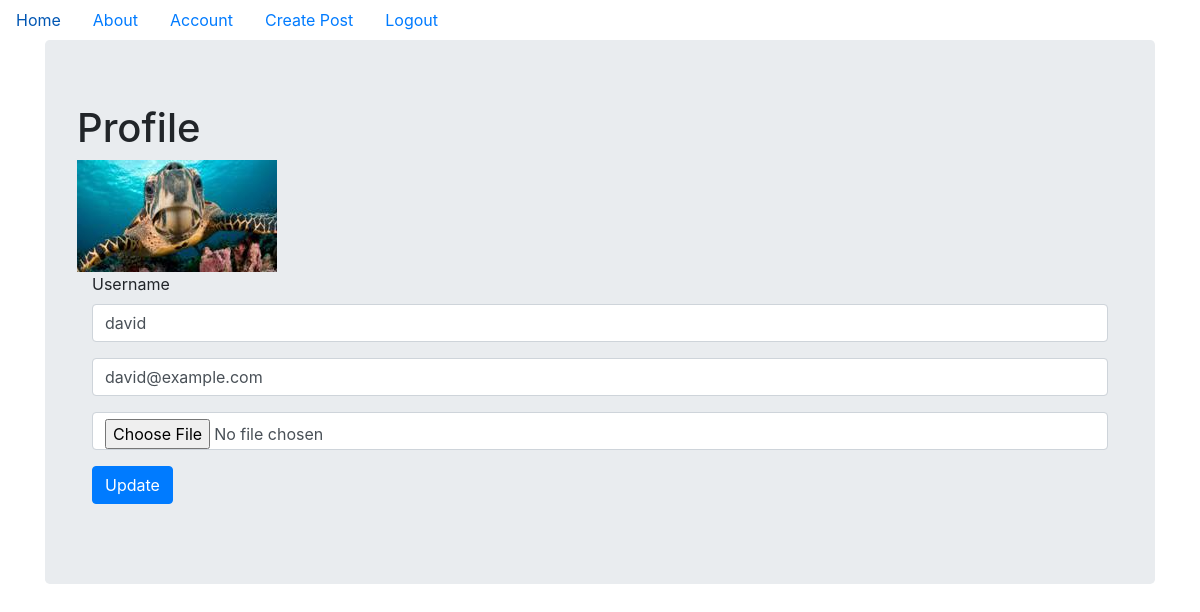
/account (signed in), run on the app's committed database.
### puppycompanyblog/models.py (models this page shows, shortened)
class User(db.Model, UserMixin):
    __tablename__ = "users"
    id = db.Column(db.Integer, primary_key=True)
    profile_image = db.Column(db.String(100), nullable=False, default="default_profile.png")
    email = db.Column(db.String(100), unique=True, index=True)
    username = db.Column(db.String(100), unique=True, index=True)
    password_hash = db.Column(db.String(1024))
    posts = db.relationship("BlogPost", backref="author", lazy=True)

### puppycompanyblog/users/views.py (the view, shortened to what this page needs)
@users.route("/account", methods=["GET", "POST"])
@login_required
def account():
    form = UpdateUserForm()
    form.username.data = current_user.username
    form.email.data = current_user.email
    profile_image = url_for("static", filename="profile_images/" + current_user.profile_image)
    return render_template("account.html", profile_image=profile_image, form=form)

### puppycompanyblog/users/forms.py
class UpdateUserForm(FlaskForm):
    email = StringField("Email", validators=[DataRequired(), Email()])
    username = StringField("Username", validators=[DataRequired()])
    profile_image = FileField("Profile image", validators=[FileAllowed(["jpg", "jpeg", "png", "bmp", "gif", "tif", "tiff"])])
    submit = SubmitField("Update")

### puppycompanyblog/models.py (called while the page is built)
@login_manager.user_loader
def load_user(user_id):
    return User.query.get(user_id)

### puppycompanyblog/templates/account.html (shortened to what this page needs)
{% extends "base.html" %}
{% block content %}
<div class="jumbotron">
    <div>
        <h1>Profile</h1>
        <img src="{{ url_for('static', filename='profile_images/' + current_user.profile_image) }}">
    </div>
    <div class="container">
        <form method="POST" action="" enctype="multipart/form-data">
            <div class="form-group">
                {{form.username.label}} {{form.username(class="form-control")}}
            </div>
            <div class="form-group">
                {{form.username.email}} {{form.email(class="form-control")}}
            </div>
            <div class="form-group">
                {{form.username.profile_image}} {{form.profile_image(class="form-control")}}
            </div>
            <div class="form-group">
                {{form.submit(class="btn btn-primary")}}
            </div>
        </form>
    </div>
</div>
{% endblock %}

### data on the page
User: profile_image (picture), username "david", email "david@example.com"
